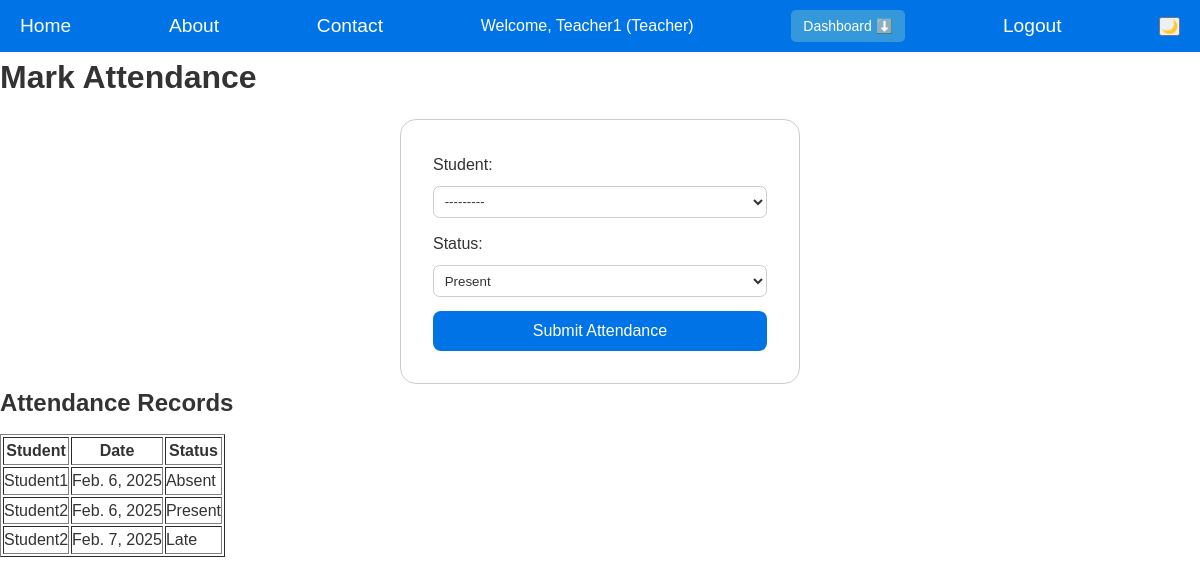
Screenshot of /mark-attendance/ (signed in) with the database file from the repository.
### core/models.py (models this page shows, shortened)
class User(AbstractUser):
    ROLE_CHOICES = [
        ('admin', 'Admin'),
        ('teacher', 'Teacher'),
        ('student', 'Student'),
        ('parent', 'Parent'),
        ('staff', 'Non-Academic Staff'),
    ]
    role = models.CharField(max_length=20, choices=ROLE_CHOICES, default='student')
    def __str__(self):
        return self.username

class Attendance(models.Model):
    student = models.ForeignKey(settings.AUTH_USER_MODEL, on_delete=models.CASCADE, limit_choices_to={'role': 'student'})
    date = models.DateField(auto_now_add=True)
    status = models.CharField(
        max_length=10,
        choices=[('Present', 'Present'), ('Absent', 'Absent'), ('Late', 'Late')],
        default='Present'
    )
    teacher = models.ForeignKey(settings.AUTH_USER_MODEL, on_delete=models.CASCADE, related_name='attendance_teacher')

### core/views.py (the view)
# urls.py: path('mark-attendance/', views.mark_attendance, name='mark_attendance'),
@login_required
@user_passes_test(lambda user: user.role == 'teacher')
def mark_attendance(request):
    if request.method == 'POST':
        form = AttendanceForm(request.POST)
        if form.is_valid():
            attendance = form.save(commit=False)
            attendance.teacher = request.user
            attendance.save()
            return redirect('mark_attendance')
    else:
        form = AttendanceForm()
    attendance_records = Attendance.objects.filter(teacher=request.user)
    return render(request, 'core/mark_attendance.html', {'form': form, 'attendance_records': attendance_records})

### core/forms.py
class AttendanceForm(forms.ModelForm):
    class Meta:
        model = Attendance
        fields = ['student', 'status']

### core/templates/core/mark_attendance.html (shortened to what this page needs)
{% extends 'core/base.html' %}
{% block content %}
    <h1>Mark Attendance</h1>
    <form method="post">
        {{ form.as_p }}
        <button type="submit">Submit Attendance</button>
    </form>
    <h2>Attendance Records</h2>
    <table border="1">
        <tr>
            <th>Student</th>
            <th>Date</th>
            <th>Status</th>
        </tr>
        {% for record in attendance_records %}
            <tr>
                <td>{{ record.student }}</td>
                <td>{{ record.date }}</td>
                <td>{{ record.status }}</td>
            </tr>
        {% endfor %}
    </table>
{% endblock %}

### core/templates/core/base.html (shortened to what this page needs)
{% load static %}
<!DOCTYPE html>
<html lang="en">
<head>
    <link rel="stylesheet" href="{% static 'css/styles.css' %}">
</head>
<body class="light-mode">
    <nav>
        <a href="{% url 'home' %}">Home</a>
        <a href="{% url 'about' %}">About</a>
        <a href="{% url 'contact' %}">Contact</a>
        {% if user.is_authenticated %}
            <span>Welcome, {{ user.username }} ({{ user.role|default:"User"|title }})</span>
            <div class="dropdown">
                <button class="dropbtn">Dashboard ⬇️</button>
            </div>
            <a href="{% url 'logout' %}">Logout</a>
        {% else %}
            <a href="{% url 'login' %}">Login</a>
            <a href="{% url 'register' %}">Register</a>
        {% endif %}
        <button id="theme-toggle">🌙</button>
    </nav>
    <main>
        {% block content %}{% endblock %}
    </main>
</body>
</html>

### core/static/css/styles.css (style rules this page uses)
* { margin: 0; padding: 0; box-sizing: border-box; }
:root { --background-light: #fff; --text-light: #333; --background-dark: #222; --text-dark: #f4f4f4; --primary-color: #0073e6; --secondary-color: #005bb5; --border-color-light: #ccc; --border-color-dark: #555; }
body { background: var(--background-light); color: var(--text-light); font-family: Arial, sans-serif; line-height: 1.6; transition: background 0.3s, color 0.3s; }
nav { display: flex; justify-content: space-between; align-items: center; padding: 10px 20px; background: var(--primary-color); color: white; }
nav a { color: white; text-decoration: none; font-size: 1.2rem; }
h1, h2, h3, h4, h5, h6 { margin-bottom: 0.5em; color: var(--text-light); }
a { color: var(--primary-color); text-decoration: none; transition: color 0.3s; }
form { max-width: 400px; margin: 0 auto; padding: 2em; border: 1px solid var(--border-color-light); border-radius: 1em; background-color: var(--background-light); transition: background 0.3s, border-color 0.3s; }
input[type="text"], input[type="email"], input[type="password"], select, textarea { width: 100%; padding: 0.5em; margin-bottom: 1em; border: 1px solid var(--border-color-light); border-radius: 0.5em; box-sizing: border-box; background-color: var(--background-light); color: var(--text-light); transition: background 0.3s, border-color 0.3s, color 0.3s; }
label { margin-bottom: 0.5em; color: var(--text-light); display: block; }
button[type="submit"] { padding: 0.7em; color: white; background-color: var(--primary-color); border: none; border-radius: 0.5em; cursor: pointer; width: 100%; font-size: 1em; transition: background 0.3s; }
.dropdown { display: inline-block; position: relative; }
.dropbtn { background: #3498db; color: white; padding: 8px 12px; font-size: 14px; border: none; cursor: pointer; border-radius: 5px; }

### rows the page displays
User: username "Teacher1", role "Teacher"
Attendance: student "Student1", date "Feb. 6, 2025", status "Absent"
Attendance: student "Student2", date "Feb. 6, 2025", status "Present"
Attendance: student "Student2", date "Feb. 7, 2025", status "Late"
